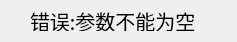
<?xml version="1.0" encoding="UTF-8"?>
<ui version="4.0">
 <class>emptyerr</class>
 <widget class="QWidget" name="emptyerr">
  <property name="geometry">
   <rect>
    <x>0</x>
    <y>0</y>
    <width>237</width>
    <height>42</height>
   </rect>
  </property>
  <property name="windowTitle">
   <string>Form</string>
  </property>
  <widget class="QLabel" name="label">
   <property name="geometry">
    <rect>
     <x>30</x>
     <y>10</y>
     <width>181</width>
     <height>21</height>
    </rect>
   </property>
   <property name="font">
    <font>
     <family>Algerian</family>
     <pointsize>15</pointsize>
     <weight>50</weight>
     <italic>false</italic>
     <bold>false</bold>
    </font>
   </property>
   <property name="text">
    <string>错误:参数不能为空</string>
   </property>
  </widget>
 </widget>
 <resources/>
 <connections/>
</ui>
